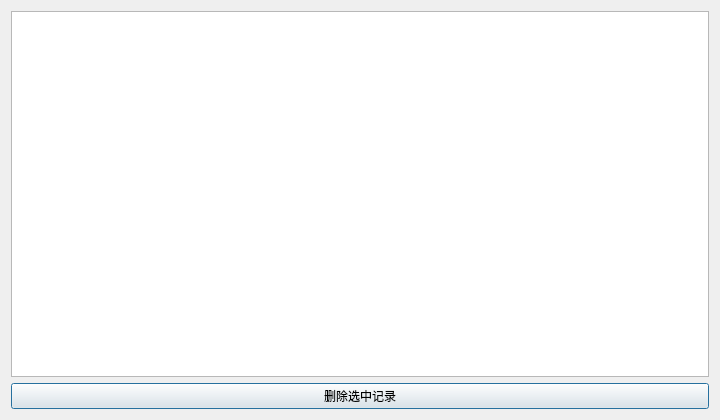
<?xml version="1.0" encoding="UTF-8"?>
<ui version="4.0">
 <class>UserOrdersDialog</class>
 <widget class="QDialog" name="UserOrdersDialog">
  <property name="windowTitle">
   <string>充电记录</string>
  </property>
  <property name="geometry">
   <rect>
    <x>0</x>
    <y>0</y>
    <width>720</width>
    <height>420</height>
   </rect>
  </property>
  <layout class="QVBoxLayout" name="layout">
   <item>
    <widget class="QTableWidget" name="orderTable"/>
   </item>
   <item>
    <widget class="QPushButton" name="deleteBtn">
     <property name="text">
      <string>删除选中记录</string>
     </property>
    </widget>
   </item>
  </layout>
 </widget>
 <resources/>
 <connections/>
</ui>
